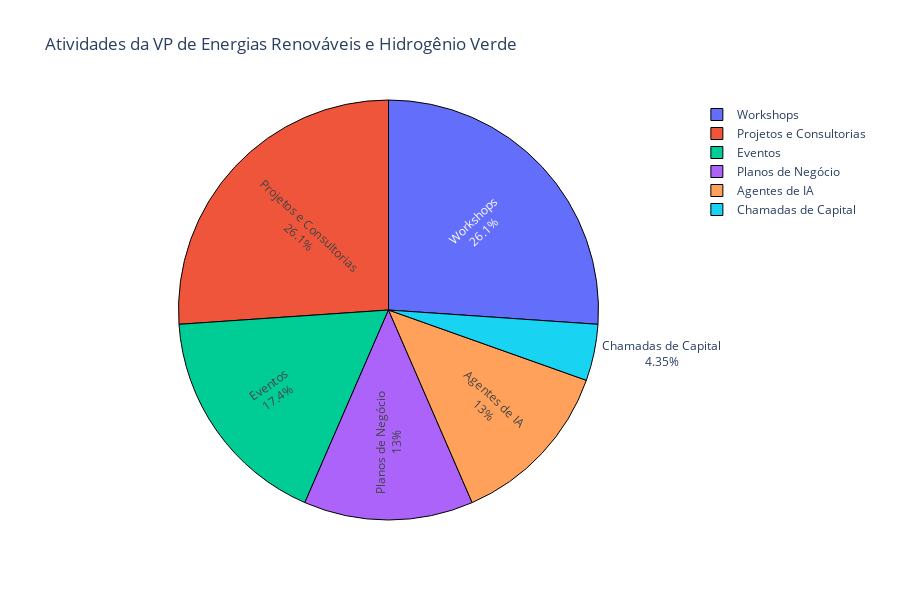

Notebook cell for this chart:
### Code cell
# Agrupando tudo
data_dicts = {
    'Workshops': workshops,
    'Projetos e Consultorias': projetos_consultorias,
    'Chamadas de Capital': cashcalls,
    'Planos de Negócio': planos_de_negocio,
    'Agentes de IA': agentes_IA,
    'Eventos': eventos
}

# Criando listas para o gráfico
labels = []
values = []
hover_texts = []

for nome_dict, dados in data_dicts.items():
    labels.append(nome_dict)
    values.append(len(dados))

    resumo = ""
    for chave, valor in dados.items():
        # Workshops: têm data e responsável
        if nome_dict == 'Workshops':
            data = valor.get('data', 'N/A')
            resp = valor.get('resp', 'N/A')
            resumo += f"• {chave}<br>&nbsp;&nbsp;&nbsp;&nbsp;- Data: {data}<br>&nbsp;&nbsp;&nbsp;&nbsp;- Responsável: {resp}<br>"

        # Eventos: têm data e local
        elif nome_dict == 'Eventos':
            data = valor.get('data', 'N/A')
            local = valor.get('local', 'N/A')
            resumo += f"• {chave}<br>&nbsp;&nbsp;&nbsp;&nbsp;- Data: {data}<br>&nbsp;&nbsp;&nbsp;&nbsp;- Local: {local}<br>"

        # Agentes de IA: têm descrição e responsável
        elif nome_dict == 'Agentes de IA':
            desc = valor.get('desc', 'N/A')
            resp = valor.get('resp', 'N/A')
            resumo += f"• {chave}<br>&nbsp;&nbsp;&nbsp;&nbsp;- Descrição: {desc}<br>&nbsp;&nbsp;&nbsp;&nbsp;- Responsável: {resp}<br>"

        # Planos de Negócio, Projetos e Consultorias, Chamadas de Capital: têm responsável
        else:
            resp = valor.get('resp', 'N/A')
            resumo += f"• {chave}<br>&nbsp;&nbsp;&nbsp;&nbsp;- Responsável: {resp}<br>"
    
    hover_texts.append(f"<b>{nome_dict}</b><br>{resumo}")


# Criando o gráfico
fig = go.Figure(data=[go.Pie(
    labels=labels,
    values=values,
    textinfo='label+percent',
    hoverinfo='text',
    hovertext=hover_texts,
    insidetextorientation='radial'
)])

fig.update_traces(marker=dict(line=dict(color='#000000', width=1)))
fig.update_layout(title='Atividades da VP de Energias Renováveis e Hidrogênio Verde', height=600)

fig.show()
fig.write_html("grafico_interativo.html")

### Figure 1 — Plotly figure (JSON) as saved in the notebook; plotly's stock layout.template omitted (floating-point values rounded to 4 significant figures)
{"data": [{"hoverinfo": "text", "hovertext": ["<b>Workshops</b><br>• Leilão de Reserva de Capacidade<br>&nbsp;&nbsp;&nbsp;&nbsp;- Data: 17/01/2025<br>&nbsp;&nbsp;&nbsp;&nbsp;- Responsável: David<br>• Procedimentos de rede e Lei 10.848<br>&nbsp;&nbsp;&nbsp;&nbsp;- Data: 18/07/2025<br>&nbsp;&nbsp;&nbsp;&nbsp;- Responsável: David<br>• Financiamento Verde aplicadas ao setor de hidrogenio e energias renováveis<br>&nbsp;&nbsp;&nbsp;&nbsp;- Data: 15/08/2025<br>&nbsp;&nbsp;&nbsp;&nbsp;- Responsável: Kárita<br>• IA aplicada as energias renováveis e hidrogenio verde<br>&nbsp;&nbsp;&nbsp;&nbsp;- Data: 19/09/2025<br>&nbsp;&nbsp;&nbsp;&nbsp;- Responsável: João Pedro<br>• Mercado de SAF e NAF<br>&nbsp;&nbsp;&nbsp;&nbsp;- Data: 17/10/2025<br>&nbsp;&nbsp;&nbsp;&nbsp;- Responsável: André<br>• Eletrolisadores<br>&nbsp;&nbsp;&nbsp;&nbsp;- Data: 14/11/2025<br>&nbsp;&nbsp;&nbsp;&nbsp;- Responsável: André<br>", "<b>Projetos e Consultorias</b><br>• Mercados internos de hidrogênio e colaborações Brasil-Alentejo<br>&nbsp;&nbsp;&nbsp;&nbsp;- Responsável: H2Talent<br>• Projeto Membranas<br>&nbsp;&nbsp;&nbsp;&nbsp;- Responsável: H2Talent<br>• Vale do Hidrogênio Verde do Piauí<br>&nbsp;&nbsp;&nbsp;&nbsp;- Responsável: Engie<br>• Câmara Setorial de Energias Renováveis<br>&nbsp;&nbsp;&nbsp;&nbsp;- Responsável: CERNE<br>• Auxílio aos Municípios<br>&nbsp;&nbsp;&nbsp;&nbsp;- Responsável: CERNE<br>• Auxílio no projeto Atlas<br>&nbsp;&nbsp;&nbsp;&nbsp;- Responsável: CERNE<br>", "<b>Chamadas de Capital</b><br>• Acompanhamento do processo de chamadas de capital e e cronograma de desembolso da NEBRA<br>&nbsp;&nbsp;&nbsp;&nbsp;- Responsável: Juliane<br>", "<b>Planos de Negócio</b><br>• Atlas da Transição Energética do Piauí<br>&nbsp;&nbsp;&nbsp;&nbsp;- Responsável: Juliane<br>• 1ª Molécula de H2V do Piauí<br>&nbsp;&nbsp;&nbsp;&nbsp;- Responsável: André<br>• Atração de BESS e Off Grid para o Estado do Piauí<br>&nbsp;&nbsp;&nbsp;&nbsp;- Responsável: David<br>", "<b>Agentes de IA</b><br>• Mark<br>&nbsp;&nbsp;&nbsp;&nbsp;- Descrição: Agente de IA consultor de Reuniões<br>&nbsp;&nbsp;&nbsp;&nbsp;- Responsável: João Pedro<br>• Helly<br>&nbsp;&nbsp;&nbsp;&nbsp;- Descrição: Agente de IA consultor de Empresas e auxiliar de Softlanding<br>&nbsp;&nbsp;&nbsp;&nbsp;- Responsável: João Pedro<br>• Erhving<br>&nbsp;&nbsp;&nbsp;&nbsp;- Descrição: Agente de IA auxiliar de notícias de interesse da VPERHV<br>&nbsp;&nbsp;&nbsp;&nbsp;- Responsável: João Pedro<br>", "<b>Eventos</b><br>• 1º Esquenta (UESPI)<br>&nbsp;&nbsp;&nbsp;&nbsp;- Data: 30/04/2025<br>&nbsp;&nbsp;&nbsp;&nbsp;- Local: Teresina - PI<br>• 2º Esquenta (UFPI)<br>&nbsp;&nbsp;&nbsp;&nbsp;- Data: 07/05/2025<br>&nbsp;&nbsp;&nbsp;&nbsp;- Local: Bom Jesus - PI<br>• 3º Esquenta (UFDPar)<br>&nbsp;&nbsp;&nbsp;&nbsp;- Data: 16/05/2025<br>&nbsp;&nbsp;&nbsp;&nbsp;- Local: Parnaíba - PI<br>• 4º Esquenta (IFPI)<br>&nbsp;&nbsp;&nbsp;&nbsp;- Data: 30/05<br>&nbsp;&nbsp;&nbsp;&nbsp;- Local: São João do Piauí - PI<br>"], "insidetextorientation": "radial", "labels": ["Workshops", "Projetos e Consultorias", "Chamadas de Capital", "Planos de Negócio", "Agentes de IA", "Eventos"], "marker": {"line": {"color": "#000000", "width": 1}}, "textinfo": "label+percent", "type": "pie", "values": [6, 6, 1, 3, 3, 4]}], "layout": {"height": 600, "title": {"text": "Atividades da VP de Energias Renováveis e Hidrogênio Verde"}}}
